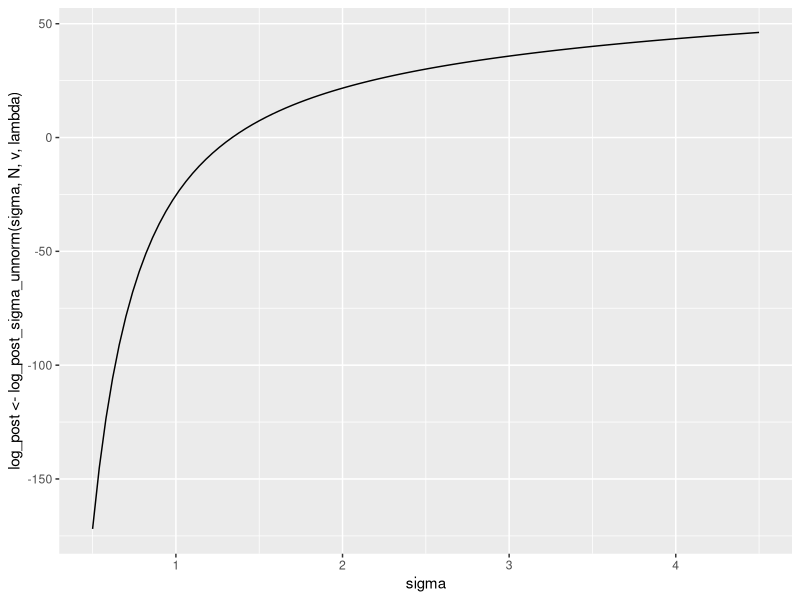
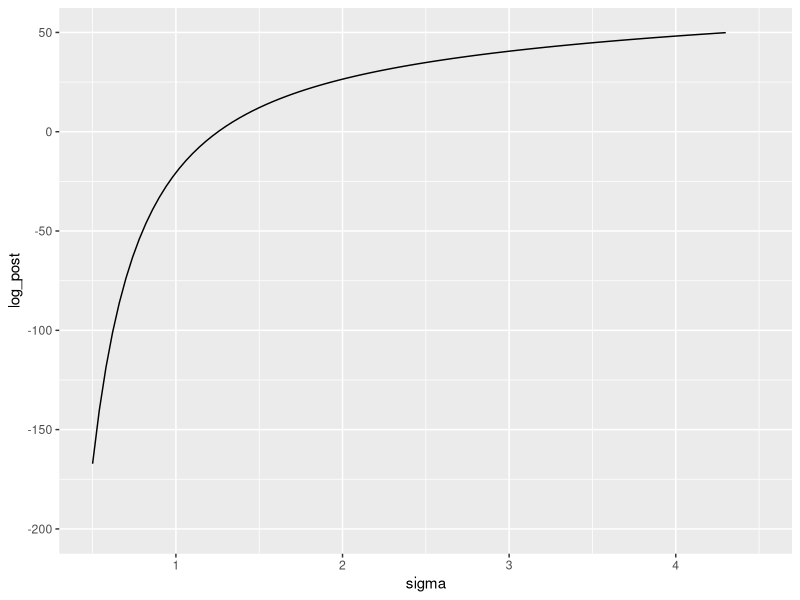
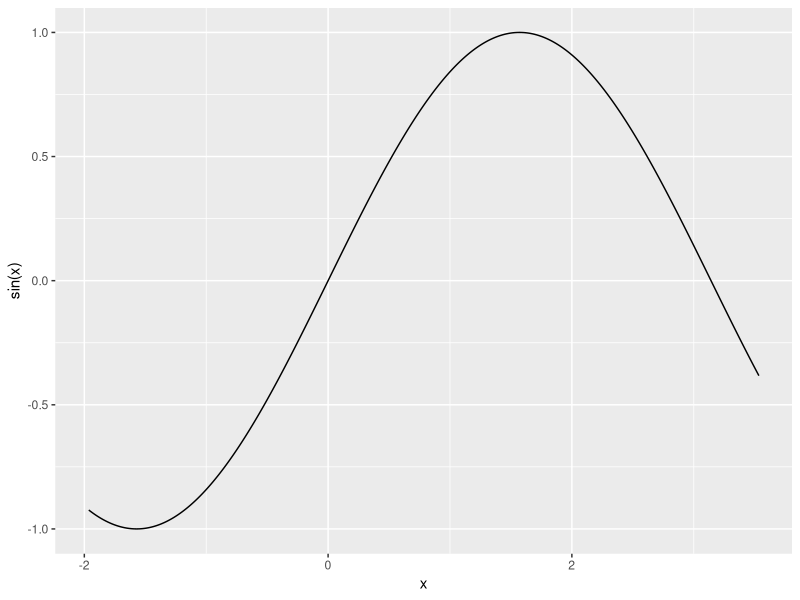
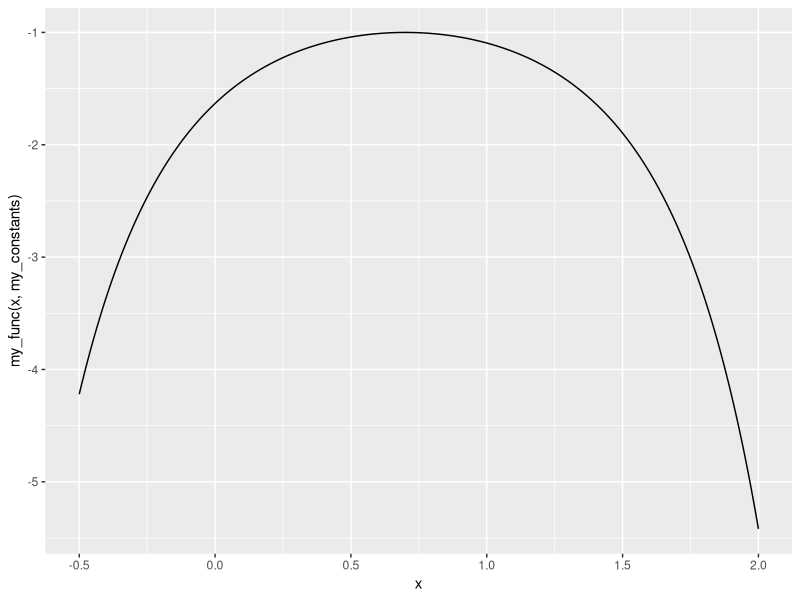
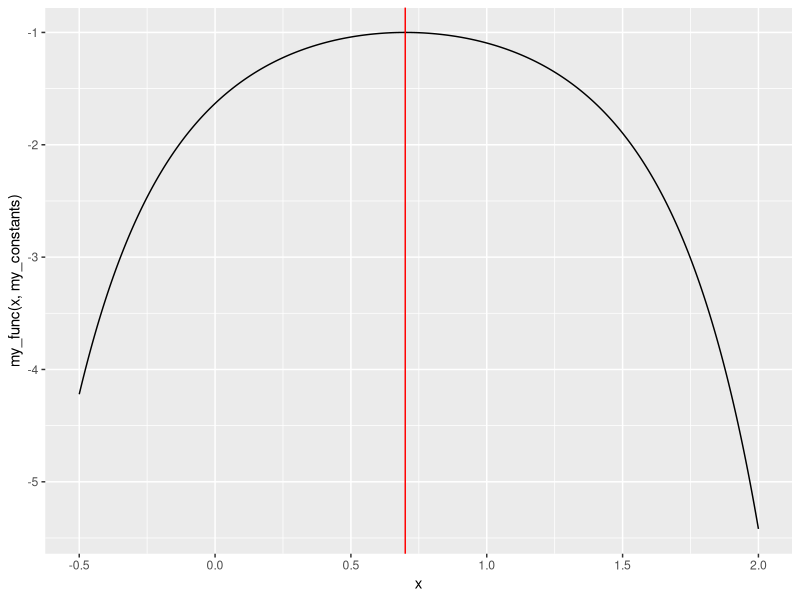
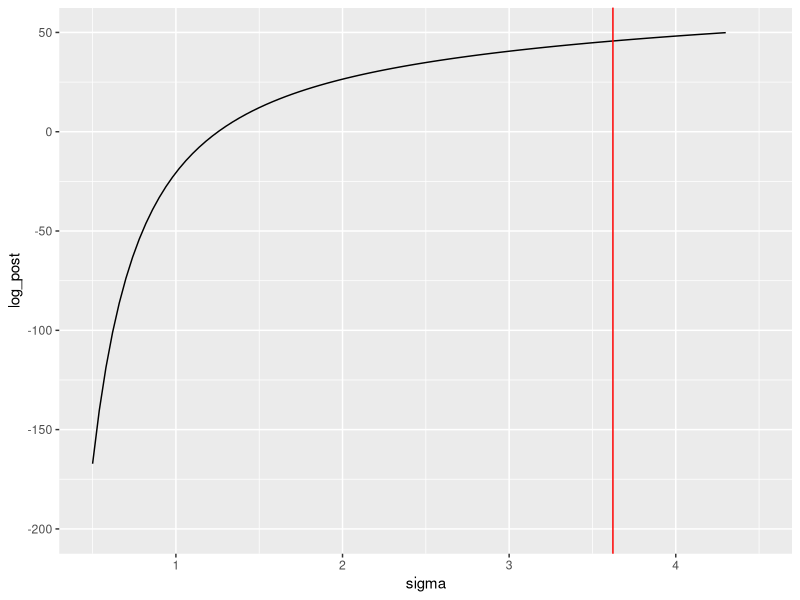

Write the R code that produced these figures, in order.
## ---- chunk 1
knitr::opts_chunk$set(echo = TRUE)
## ---- chunk 2
library(tidyverse)
## ---- chunk 3
mu_0 <- 125
tau_0 <- 5
z_0.25 <- -0.675
x_0.25 <- tau_0 * z_0.25 + mu_0

z_0.75 <- 0.675
x_0.75 <- tau_0 * z_0.75 + mu_0
## ---- chunk 4
x = 117
z = (x - mu_0) / tau_0
pnorm(z, lower.tail = TRUE)
## ---- chunk 5
sigma = 5
tau_2 <- 2
N_tau_2 <- (sigma^2)* ((1/(tau_2^2)) - (1/(tau_0^2)))

tau_0.5 <- 0.5
N_tau_0.5 <- (sigma^2)* ((1/(tau_0.5^2)) - (1/(tau_0^2)))

N_tau_2
N_tau_0.5
## ---- chunk 6
sigma = 15
tau_3 <- 3
N_tau_3 <- (sigma / tau_3)^2
N_tau_3
## ---- chunk 7
N <- 21
v <- 4.2
## ---- chunk 8
### set input arguments !!!
log_post_sigma_unnorm <- function(sigma, N, v, lambda)
{
  sum = 0
  for (i in 1:N){
    current =  ((1/2)*log(2*pi*(sigma^2)))
    sum = sum + current
  }
  log_post <- sum - ((N*v)/(2*(sigma^2))) - ((lambda^2)*sigma)
  return(log_post)
}
## ---- chunk 9
tibble::tibble(
  sigma = seq(0.5,4.5,length.out = 101),
  lambda = 0.75
) %>% 
  mutate(
    log_post <- log_post_sigma_unnorm(sigma, N, v,lambda)
  ) %>% 
  ggplot(mapping = aes(x = sigma, y =log_post <- log_post_sigma_unnorm(sigma, N, v,lambda))) + geom_line() 
## ---- chunk 10
### set the input arguments !!!
log_post_varphi_unnorm <- function(varphi, N, v, lambda )
{
  # back-calculate sigma given varphi
  sigma <- exp(varphi)
  
  # calculate the unnormalized log-posterior on sigma
    sum = 0
  for (i in 1:N){
    current =  ((1/2)*log(2*pi*(sigma^2)))
    sum = sum + current
  }
  log_post <- sum - ((N*v)/(2*(sigma^2))) - ((lambda^2)*sigma)

  
  # account for the derivative adjustment
  log_post_adj <- log_post + log(x)
  
  return(log_post_adj)
}
## ---- chunk 11
tibble::tibble(
  sigma = seq(0.5,4.5,length.out = 101), 
  varphi = log(sigma)
) %>% 
  mutate(
    log_post <- log_post_varphi_unnorm(varphi, N, v, lambda=0.75)
  ) %>% 
    ggplot(mapping = aes(x = sigma, y =log_post <- log_post_varphi_unnorm(varphi, N, v, lambda=0.75))) + geom_line() + ylim(-200,50) + ylab("log_post")
## ---- chunk 12
tibble::tibble(
  x = seq(((-5*pi)/8), ((9*pi)/8), length.out = 1001 )
) %>% 
  ggplot(mapping = aes(x, sin(x))) + geom_line()
## ---- chunk 13

opt_sine_01 <- optim(0,
                     sin,
                     gr = NULL,
                     method = "Brent",
                     lower = ((-5*pi)/8), upper = ((9*pi)/8),
                     hessian = TRUE,
                     control = list(fnscale = -1 ))
## ---- chunk 14
opt_sine_02 <- optim(3,
                     sin,
                     gr = NULL,
                     method = "Brent",
                     lower = ((-5*pi)/8), upper = ((9*pi)/8),
                     hessian = TRUE,
                     control = list(fnscale = -1 ))
## ---- chunk 15
my_func <- function(x, constants )
{
  result <- -exp((x-constants[1])^(constants[2]))
  return (result)
}

my_constants <- c(0.7,2)
## ---- chunk 16
tibble::tibble(
  x = seq(-0.5, 2, length.out = 501)
) %>% 
  ggplot(mapping = aes(x = x, 
                       y = my_func(x, my_constants))) + geom_line()
## ---- chunk 17
opt_result <- optim( 1.75,
                     my_func,
                    gr = NULL ,
                     my_constants,
                    method = "Brent",
                    lower = -0.5, upper = 2,
                    hessian = TRUE,
                    control = list( fnscale = -1))

opt_result
## ---- chunk 18
tibble::tibble(
  x = seq(-0.5, 2, length.out = 501)
) %>% 
  ggplot(mapping = aes(x = x, 
                       y = my_func(x, my_constants))) + geom_line()+ geom_vline(xintercept =opt_result$par, col = "red")
## ---- chunk 19
log_post_varphi_unnorm_opt <- function(input_param )
{
  # back-calculate sigma given varphi
  varphi <- input_param[1:101]
  sigma <- exp(varphi)
  
  N <- input_param[102]
  v <- input_param[103]
  lambda <- input_param[104]

  
  # calculate the unnormalized log-posterior on sigma
    sum = 0
  for (i in 1:N){
    current =  ((1/2)*log(2*pi*(sigma^2)))
    sum = sum + current
  }
  log_post <- sum - ((N*v)/(2*(sigma^2))) - ((lambda^2)*sigma)

  
  # account for the derivative adjustment
  log_post_adj <- log_post + log(x)
  
  return(log_post_adj)
}
## ---- chunk 20
lambda = 0.75
varphi_opt_a <- optim( -0.5,
                    log_post_varphi_unnorm,
                    gr = NULL,
                     N, v, lambda,
                    method = "BFGS" ,
                    hessian = TRUE,
                    control = list(fnscale = -1 ))

varphi_opt_a

## ---- chunk 21
varphi_opt_b <- optim( 1.35,
                    log_post_varphi_unnorm,
                    gr = NULL,
                     N, v, lambda,
                    method = "BFGS" ,
                    hessian = TRUE,
                    control = list(fnscale = -1 ))

varphi_opt_b
## ---- chunk 22
tibble::tibble(
  sigma = seq(0.5,4.5,length.out = 101), 
  varphi = log(sigma)
) %>% 
  mutate(
    log_post <- log_post_varphi_unnorm(varphi, N, v, lambda=0.75)
  ) %>% 
    ggplot(mapping = aes(x = sigma, y =log_post <- log_post_varphi_unnorm(varphi, N, v, lambda=0.75))) + geom_line()+ geom_vline(xintercept =varphi_opt_a$par, col = "red") + ylim(-200,50) + ylab("log_post")
